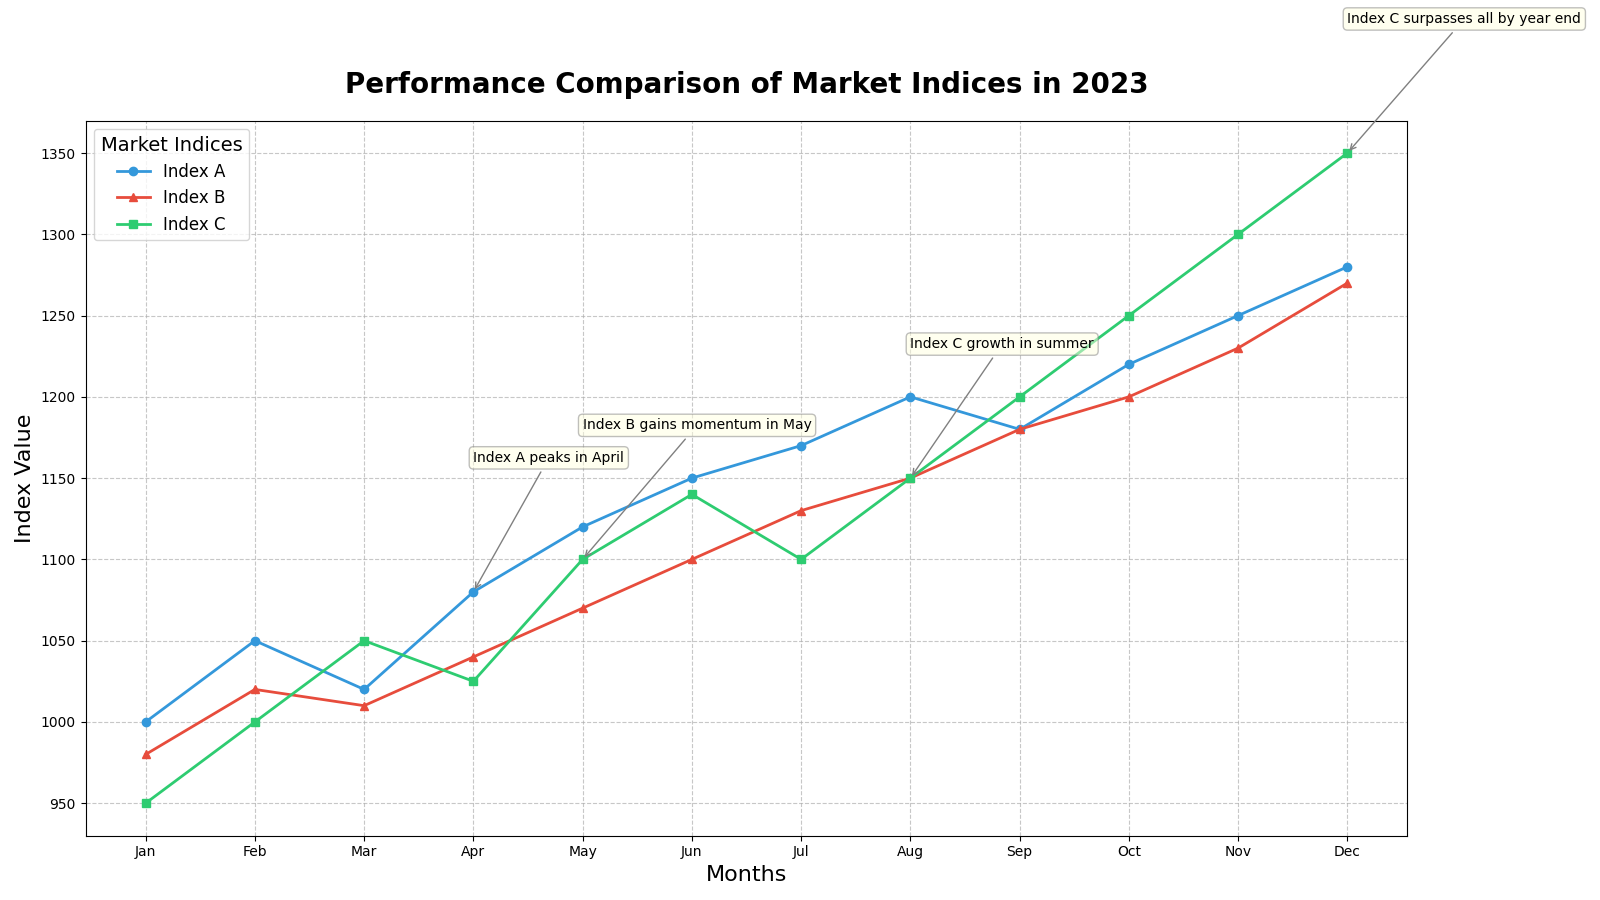

Write Python code to recreate this figure.
import matplotlib.pyplot as plt
import numpy as np

# Backstory:
# The data represents the performance of three different market indices (represented by Index A, Index B, and Index C) 
# over a span of 12 months in a year. This comparison is aimed at financial analysts and investors 
# who want to understand the trends and disparities among the indices.

# Data for the 12 months
months = np.array(['Jan', 'Feb', 'Mar', 'Apr', 'May', 'Jun', 'Jul', 'Aug', 'Sep', 'Oct', 'Nov', 'Dec'])
index_A = np.array([1000, 1050, 1020, 1080, 1120, 1150, 1170, 1200, 1180, 1220, 1250, 1280])
index_B = np.array([980, 1020, 1010, 1040, 1070, 1100, 1130, 1150, 1180, 1200, 1230, 1270])
index_C = np.array([950, 1000, 1050, 1025, 1100, 1140, 1100, 1150, 1200, 1250, 1300, 1350])

# Create the plot
fig, ax = plt.subplots(figsize=(16, 9))

# Plot lines for each index
ax.plot(months, index_A, marker='o', linestyle='-', linewidth=2, color='#3498db', label='Index A')
ax.plot(months, index_B, marker='^', linestyle='-', linewidth=2, color='#e74c3c', label='Index B')
ax.plot(months, index_C, marker='s', linestyle='-', linewidth=2, color='#2ecc71', label='Index C')

# Add title and labels
ax.set_title('Performance Comparison of Market Indices in 2023', fontsize=20, fontweight='bold', pad=20)
ax.set_xlabel('Months', fontsize=16)
ax.set_ylabel('Index Value', fontsize=16)

# Add legend
ax.legend(title='Market Indices', title_fontsize=14, fontsize=12, loc='upper left')

# Highlight key milestones with annotations
milestones = [
    ('Apr', 1080, 'Index A peaks in April'),
    ('May', 1100, 'Index B gains momentum in May'),
    ('Aug', 1150, 'Index C growth in summer'),
    ('Dec', 1350, 'Index C surpasses all by year end')
]
for month, value, text in milestones:
    ax.annotate(text, xy=(month, value), xytext=(month, value + 80),
                arrowprops=dict(arrowstyle='->', connectionstyle='arc3', color='gray'),
                fontsize=10, bbox=dict(boxstyle="round,pad=0.3", edgecolor='gray', facecolor='lightyellow', alpha=0.5))

# Add grid
ax.grid(linestyle='--', alpha=0.7)

# Automatically adjust layout to prevent overlap
plt.tight_layout()

# Display the plot
plt.show()
